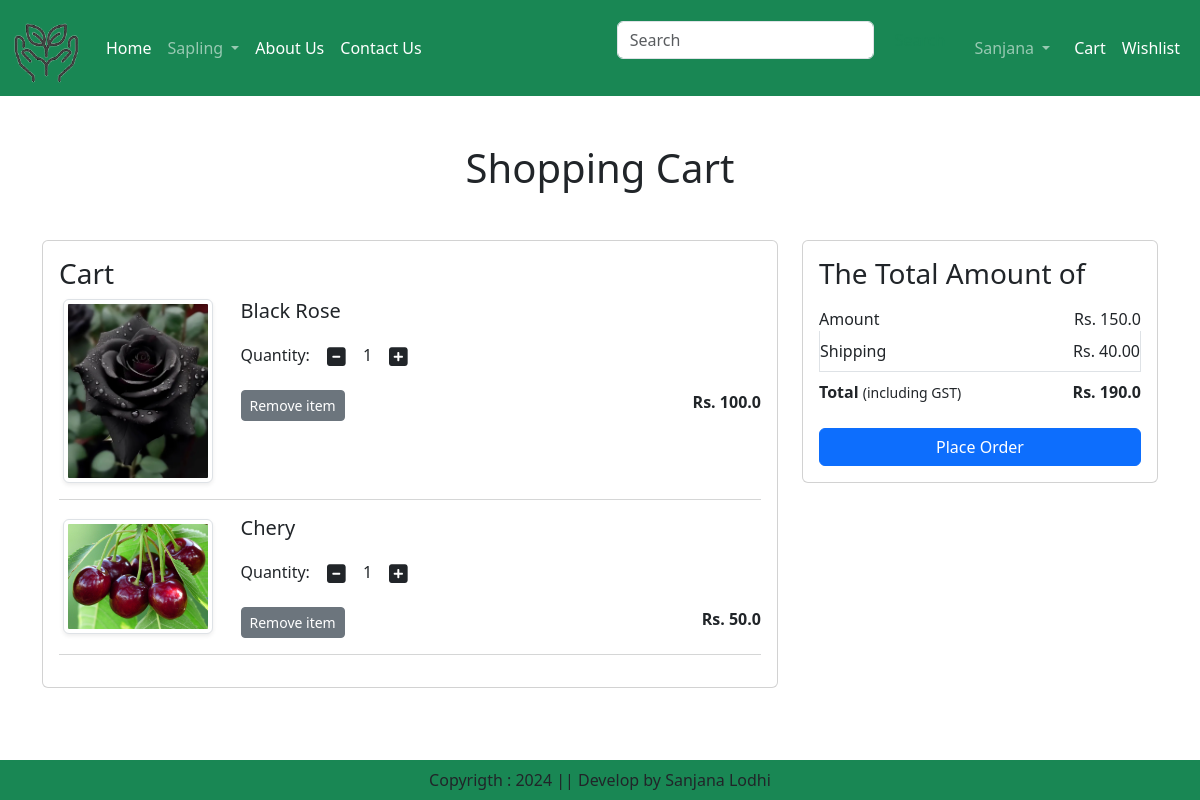
The page /cart/ (signed in) on the database its author committed.
### Home_App/models.py (models this page shows, shortened)
class Cart(models.Model):
    user = models.ForeignKey(User,on_delete=models.CASCADE)
    product = models.ForeignKey(Product,on_delete=models.CASCADE)
    quantity = models.PositiveIntegerField(default=1)

class Product(models.Model):
    title=models.CharField(max_length=100)
    selling_price=models.FloatField()
    discount_price=models.FloatField()
    category=models.CharField(choices=CATEGORY_CHOICES,max_length=9)
    product_image = models.ImageField(upload_to='product')

### Home_App/views.py (the view)
# urls.py: path('cart/',views.show_cart, name='showcart'),
def show_cart(request):
    user = request.user
    cart = Cart.objects.filter(user=user)
    amount = 0
    for p in cart:
        value = p.quantity * p.product.discount_price
        amount = amount + value
    totalamount = amount + 40
    return render(request,'addtocart.html',locals())

### Home_App/templates/addtocart.html (shortened to what this page needs)
{% extends 'base.html' %}
{% load static %}
{% block main-content %}
<div class="container my-5">
  <div class="row">
    {% if cart %}
      <h1 class="text-center mb-5">Shopping Cart</h1>
      <div class="col-sm-8">
        <div class="card">
          <div class="card-body">
            <h3>Cart</h3>
            {% for item in cart %}
              <div class="row mb-3">
                <div class="col-sm-3 text-center align-self-center">
                  <img src="{{ item.product.product_image.url }}" alt="{{ item.product.title }}" class="img-fluid img-thumbnail shadow-sm" height="150" width="150">
                </div>
                <div class="col-sm-9">
                  <h5>{{ item.product.title }}</h5>
                  <div class="my-3">
                    <label for="quantity">Quantity:</label>
                    <a class="minus-cart btn" pid={{item.product.id}}><i class="fas fa-minus-square fa-lg"></i></a>
                      <span id="quantity">{{item.quantity}}</span>
                    <a class="plus-cart btn" pid={{item.product.id}}><i class="fas fa-plus-square fa-lg"></i></a>
                  </div>
                  <div class="d-flex justify-content-between">
                    <a href="#" class="remove-cart btn btn-sm btn-secondary mr-3" pid="{{ item.product.id }}">Remove item</a>
                    <p class="mb-0"><span><strong>Rs. {{ item.product.discount_price }}</strong></span></p>
                  </div>
                </div>
              </div>
              <hr class="text-muted ">
            {% endfor %}
          </div>
        </div>
      </div>
      <div class="col-sm-4">
        <div class="card">
          <div class="card-body">
            <h3>The Total Amount of</h3>
            <ul class="list-group">
              <li class="list-group-item d-flex justify-content-between align-items-center border-0 px-0 pb-0">
                Amount <span id="amount">Rs. {{ amount }}</span>
              </li>
              <li class="list-group-item d-flex justify-content-between align-items-center px-0">
                Shipping <span>Rs. 40.00</span>
              </li>
              <li class="list-group-item d-flex justify-content-between align-items-center border-0 px-0 mb-3">
                <div>
                  <strong>Total</strong> <small>(including GST)</small>
                </div>
                <span id="totalamount"><strong>Rs. {{totalamount}}</strong></span>
              </li>
            </ul>
            <div class="d-grid">
              <a href="{% url 'checkout' %}" class="btn btn-primary">Place Order</a>
            </div>
          </div>
        </div>
      </div>
    {% else %}
      <h1 class="text-center mb-5">Cart is Empty</h1>
    {% endif %}
  </div>
</div>
{% endblock main-content %}

### rows shown on the page
Cart: product.product_image (picture), product "Black Rose", quantity "1", product.discount_price "100.0"
Cart: product.product_image (picture), product "Chery", quantity "1", product.discount_price "50.0"

### other values the page prints
{{ amount }} "150.0"
{{ totalamount }} "190.0"
